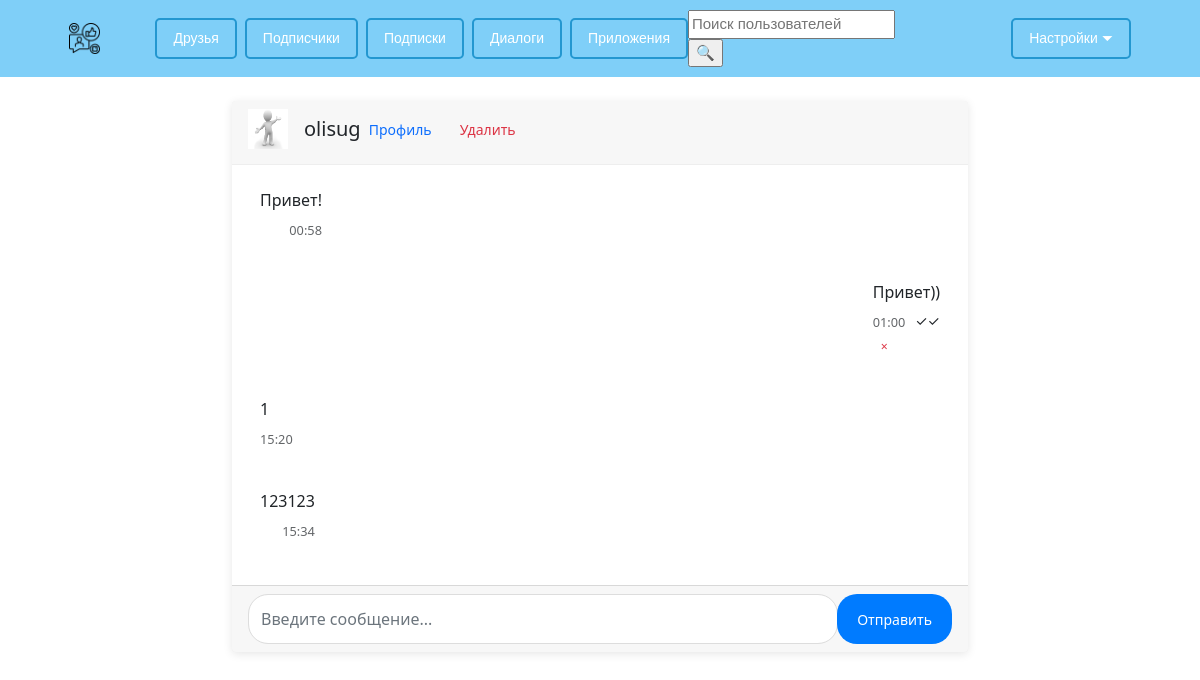
Page /dialogs/dialog/2/ (signed in) on the committed database.
### Users/models.py (models this page shows, shortened)
class Profile(AbstractUser):
    GENDER_CHOICE = (("M", "М"),
                     ("F", "Ж"),
                     (None, "-"))
    CITY_CHOICE = [('Москва', 'Москва'),
                   ('Санкт-Петербург', 'Санкт-Петербург')]
    COUNTRY_CHOICE = [(None, '-')]
    avatar = models.ImageField('Аватар',
                               blank=True,
                               upload_to='images/avatar/')
    gender = models.CharField('Пол',
                              max_length=1,
                              choices=GENDER_CHOICE,
                              blank=True)
    country = models.CharField('Страна',
                               max_length=100,
                               blank=True,
                               null=True,
                               choices=COUNTRY_CHOICE)
    city = models.CharField('Город',
                            max_length=100,
                            blank=True,
                            null=True,
                            choices=CITY_CHOICE)
    birth_date = models.DateField('Дата рождения',
                                  null=True,
                                  blank=True)
    email = models.CharField('Почтовый адрес', max_length=20,
                             null=False,
                             blank=False)
    short_name = models.CharField('Короткое имя',
                                  max_length=10,
                                  null=True,
                                  blank=True)
    class Meta:
        verbose_name = 'Профиль'
        verbose_name_plural = 'Профили'

### Dialogs/models.py (models this page shows, shortened)
class Message(models.Model):
    sender = models.ForeignKey(User,
                               on_delete=models.DO_NOTHING,
                               verbose_name='Отправитель')
    reciever = models.ForeignKey(User,
                                 related_name='to_reciever',
                                 on_delete=models.DO_NOTHING,
                                 verbose_name='Получатель')
    message_text = models.TextField('Текст сообщения')
    message_image = models.ImageField('Изображение',
                                      blank=True,
                                      upload_to='images/messages/')
    message_time = models.DateTimeField('Время отправления')
    is_readed = models.BooleanField('Прочитано',
                                    default=False)
    sender_visibility = models.BooleanField('Отображение у отправителя',
                                            default=True)
    reciever_visibility = models.BooleanField('Отображение у получателя',
                                              default=True)
    class Meta:
        verbose_name = 'Сообщение'
        verbose_name_plural = 'Сообщения'

### Dialogs/views.py (the view)
# urls.py: path('dialog/<int:user_id>/', v.dialog, name='dialog'),
@login_required
def dialog(request, user_id):
    try:
        companion = User.objects.get(id=user_id)
    except User.DoesNotExist:
        raise Http404("Пользователь не найден")
    messages = (Message.objects.filter(
        sender=request.user,
        reciever=companion,
        sender_visibility=True
    ) | Message.objects.filter(
        reciever=request.user,
        sender=companion,
        reciever_visibility=True
    )).order_by("-message_time")[:50]
    not_readed_messages = Message.objects.filter(
        reciever=request.user,
        sender=companion,
        is_readed=False
    )
    for message in not_readed_messages:
        message.is_readed = True
        message.save()
    context = {
        'sort_messages': messages[::-1],
        'friend': companion,
        'user': request.user
    }
    return render(request, 'dialogs/dialog.html', context)

### Templates/dialogs/dialog.html (shortened to what this page needs)
{% extends "base.html" %}
{% load static %}
{% block content %}
<div class="container mt-4">
    <div class="row justify-content-center">
        <div class="col-md-8">
            <div class="card dialog-card">
                <div class="card-header dialog-header">
                    <div class="d-flex justify-content-between align-items-center">
                        <div class="d-flex align-items-center">
                            <div class="me-3">
                                {% if friend.avatar %}
                                    <img src="{{ friend.avatar.url }}" alt="{{ friend.username }}"
                                         class="dialog-avatar" width="40" height="40">
                                {% else %}
                                    <div class="dialog-avatar-placeholder">
                                        {{ friend.username|first }}
                                    </div>
                                {% endif %}
                            </div>
                            <h5 class="mb-0">{{ friend.username }}</h5>
                        </div>
                        <div>
                            <a href="{% url 'Users:another_profile' friend.id %}" class="btn btn-outline-primary btn-sm me-2">
                                Профиль
                            </a>
                            <form method="post" action="{% url 'Dialogs:delete_dialog' friend.id %}" class="d-inline">
                                <button type="submit" class="btn btn-outline-danger btn-sm"
                                        onclick="return confirm('Удалить весь диалог?')">
                                    Удалить
                                </button>
                            </form>
                        </div>
                    </div>
                </div>
                <div class="card-body messages-container" style="max-height: 400px; overflow-y: auto;">
                    {% if sort_messages %}
                        {% for message in sort_messages %}
                            {% if message.sender == request.user %}
                                <div class="d-flex justify-content-end mb-3">
                                    <div class="message-content">
                                        <div class="message-bubble my-message">
                                            <div class="message-text">{{ message.message_text }}</div>
                                            <div class="message-meta d-flex justify-content-between align-items-center mt-1">
                                                <small class="message-time">{{ message.message_time|date:"H:i" }}</small>
                                                {% if message.is_readed %}
                                                    <small class="read-status">✓✓</small>
                                                {% else %}
                                                    <small class="read-status">✓</small>
                                                {% endif %}
                                            </div>
                                        </div>
                                        <div class="message-actions ms-2">
                                            <form method="post" action="{% url 'Dialogs:delete_message' message.id %}">
                                                <button type="submit" class="btn btn-sm btn-link text-danger p-0"
                                                        onclick="return confirm('Удалить сообщение?')" title="Удалить">
                                                    <small>×</small>
                                                </button>
                                            </form>
                                        </div>
                                    </div>
                                </div>
                            {% else %}
                                <div class="d-flex justify-content-start mb-3">
                                    <div class="message-content">
                                        <div class="message-bubble their-message">
                                            <div class="message-text">{{ message.message_text }}</div>
                                            <div class="message-meta d-flex justify-content-end mt-1">
                                                <small class="message-time">{{ message.message_time|date:"H:i" }}</small>
                                            </div>
                                        </div>
                                    </div>
                                </div>
                            {% endif %}
                        {% endfor %}
                    {% else %}
                        <div class="text-center text-muted py-4">
                            <p>💬 Диалог пуст</p>
                            <p>Напишите первое сообщение!</p>
                        </div>
                    {% endif %}
                </div>
                <div class="card-footer">
                    <form method="post" action="{% url 'Dialogs:leave_message' friend.id %}" id="message-form">
                        <div class="input-group">
                            <textarea name="message_text" class="form-control"
                                      placeholder="Введите сообщение..."
                                      maxlength="500" required rows="2"></textarea>
                            <button type="submit" class="btn btn-primary">
                                Отправить
                            </button>
                        </div>
                    </form>
                </div>
            </div>
        </div>
    </div>
</div>
{% endblock %}

### static/css/stylesheet.css (style rules this page uses)
.body { margin: 0; }
.btn { padding: 12px 20px; border: none; border-radius: 8px; font-size: 14px; font-weight: 500; cursor: pointer; text-decoration: none; transition: all 0.3s ease; }
.btn-primary { background: #7fcff8; color: white; border: 2px solid #2397d0; }
.btn { padding: 12px 24px; border: none; border-radius: 8px; font-size: 14px; font-weight: 500; cursor: pointer; text-decoration: none; transition: all 0.3s ease; display: inline-block; }
.dialog-header { display: flex; justify-content: space-between; align-items: center; margin-bottom: 20px; padding-bottom: 15px; border-bottom: 1px solid #eee; }
.my-message { justify-content: flex-end; }
.their-message { justify-content: flex-start; }
.message-content { max-width: 70%; padding: 12px; border-radius: 15px; position: relative; }
.message-time { font-size: 0.8rem; opacity: 0.7; display: block; margin-top: 5px; }
#message-form { display: flex; gap: 10px; }
#message-form textarea { flex: 1; padding: 12px; border: 1px solid #ddd; border-radius: 20px; resize: none; height: 50px; }
#message-form button { background: #007bff; color: white; border: none; padding: 12px 20px; border-radius: 20px; cursor: pointer; }
.btn-sm { padding: 0.25rem 0.5rem; font-size: 0.875rem; }
.card { border: none; box-shadow: 0 2px 10px rgba(0,0,0,0.1); }
.input-group textarea { resize: none; }

### rows in the picture
Profile: avatar (picture), username "olisug"
Message: message_text "Привет!", message_time "00:58"
Message: message_text "Привет))", message_time "01:00"
Message: message_text "1", message_time "15:20"
Message: message_text "123123", message_time "15:34"
